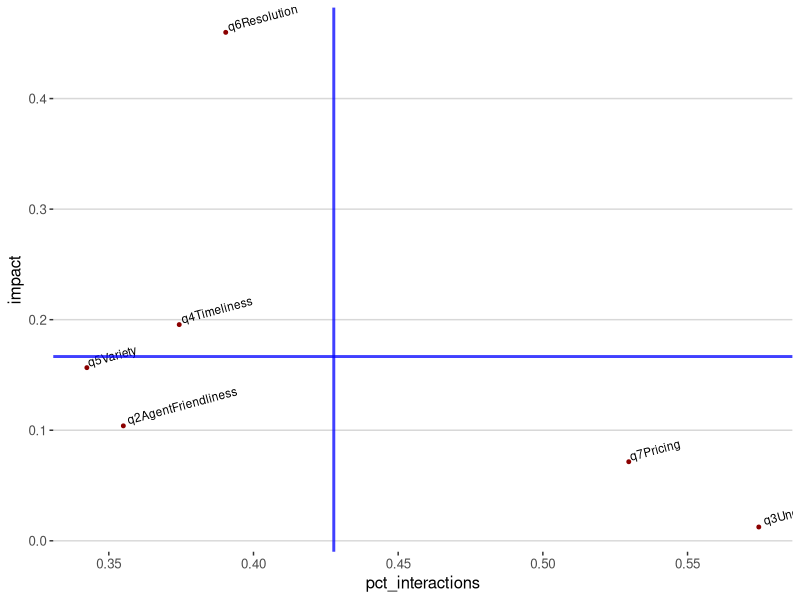
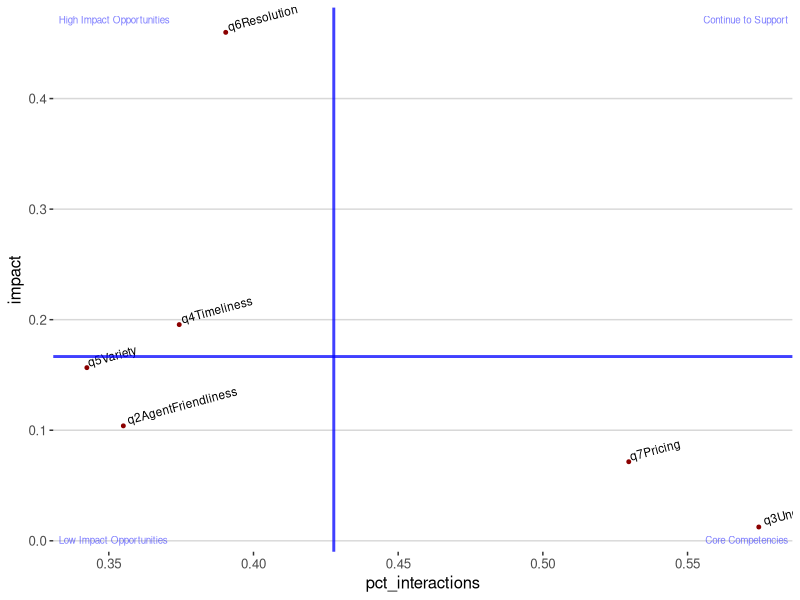

Source code (R) for these figures, in order:
#' Author: Ted Kwartler
#' Date: 7-14-2018
#' Purpose: Use a logistic regression to help customer service operations
#' 

# Cu Satisfaction Survey
#Question ID	Question	Scale (Low to High)
#Q1:	Overall, how satisfied are you with the quality of service?	1 - 10
#Q2:	How friendly was the agent you spoke with?	1 - 10
#Q3:	How well did the agent understand your issue?	1 - 10
#Q4:	How timely did we answer your initial inquiry?	1 - 10
#Q5:	How satisfied are you with the product variety?	1 - 10
#Q6:	How satisfied are you with the resolution of your inquiry?	1 - 10
#Q7:	How satisfied are you with the pricing of the product you chose?	1 - 10

# Wd
setwd("~/Desktop/chauby_delete_Dec10/C_Sum of Beta")

# libs
library(ggplot2)
library(ggthemes)

# You can build a model to understand selection bias:
# Using xVars as predictors, build an explanatory model to predict the probability of a customer completing a survey.  What characteristics of a contact impact the c-sat survey completion?
#xVars <- c('talkTimeSec', 'holdTimeSec','wrapUpTimeSec','dispositionCodes',
#           'preCallWaitSec','socialMediaClout')
# Use a cuttoff of 0.42 
#contacts  <- read.csv("CuSatCase_oversampledResp_10K_contacts.csv")

# Or below you can build a model to understand the drivers of good customer service interactions

# Data
responses <- read.csv('CuSatCase_SurveyResponses.csv')

# Using 'responses' change  q1OverallSat to be a binary outcome where values 9 or 10 are considered a success. 
responses$success <- ifelse(responses$q1OverallSat>=10,1,0)

# Fit a model with the other question variables as predictors
fit <- glm(success ~., data = responses[,7:13], family ='binomial')

# Extract the coefficients and drop the intercept term
betas <- coefficients(fit)
betas <- betas[2:length(betas)]

# Perform a sum of beta calc, this represents how much the specific attibute can affect the outcome relative to all variables ability to affect the outcome
cuImpacts<- abs(betas) / sum(abs(betas))
cuImpacts

# Now calculate the amount of time the customer service agents are performing well (either 9 or 10) in each of the attributes as a pct of all opportunities
PctofAllSurveys9_10 <- vector()
for (i in 1:length(betas)){
  var <- names(betas)[i]
  x <- sum(table(responses[,var])[9:10]) / sum(table(responses[,var])[1:10])
  PctofAllSurveys9_10[[var]]<- x
}
PctofAllSurveys9_10

# Organize
vizDF<-data.frame(questions        = names(betas),
                  impact           =cuImpacts, 
                  pct_interactions = PctofAllSurveys9_10)
rownames(vizDF) <- NULL
vizDF

impactLine          <- mean(vizDF$impact)
pctInteractionsLine <- mean(vizDF$pct_interactions)

# Create a plot for operations to examine
p <- ggplot(vizDF, aes(x = pct_interactions, y = impact)) + 
  geom_point(size = 1, color = 'darkred') +
  geom_text(aes(label = questions), angle = 15, vjust = 0, size = 3, hjust = -0.05) +
  geom_hline(aes(yintercept = impactLine), color = 'blue', size = 1, alpha = 0.75) +
  geom_vline(aes(xintercept = pctInteractionsLine), color = 'blue', size = 1, alpha = 0.75) +
  theme_hc() +theme(legend.position="none") 
p

# Add annotations to make interpretation easier
annotations <- data.frame(xpos = c(-Inf,-Inf,Inf,Inf),
                          ypos =  c(-Inf, Inf,-Inf,Inf),
                          annotateText = c("Low Impact Opportunities",
                                           "High Impact Opportunities",
                                           "Core Competencies","Continue to Support"),
                          hjustvar = c(-.05,-.05,1.05,1.05), vjustvar = c(-1,2,-1,2))

p + geom_text(data = annotations, 
              aes(x=xpos,y=ypos,hjust=hjustvar,vjust=vjustvar, label=annotateText),
              color='blue', alpha = 0.50, size=2.5)

# What should the operational leaders continue to coach?
# What is the organization good at but doesn't have much impact on survey results?
# What is the next item agents should be coached on because it has a higher impact and is an opportunity area?

# End